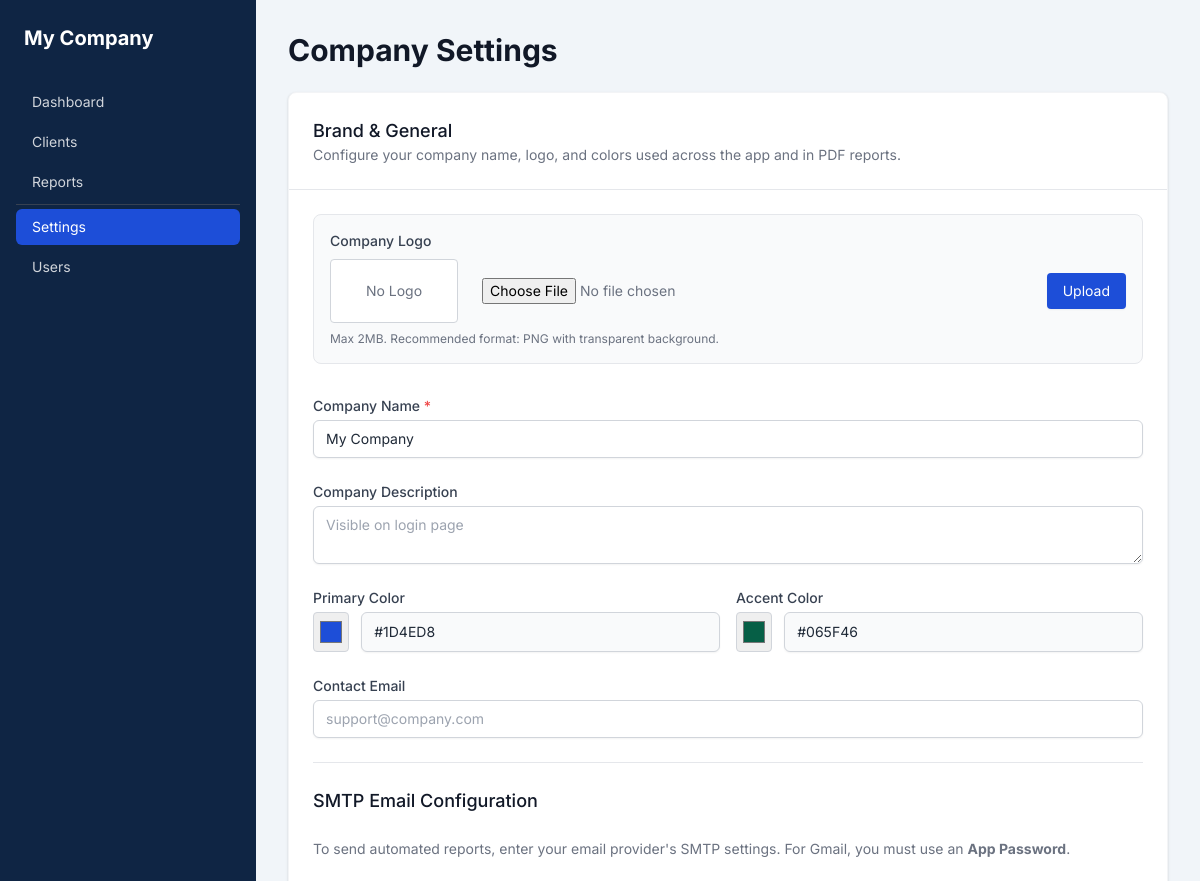
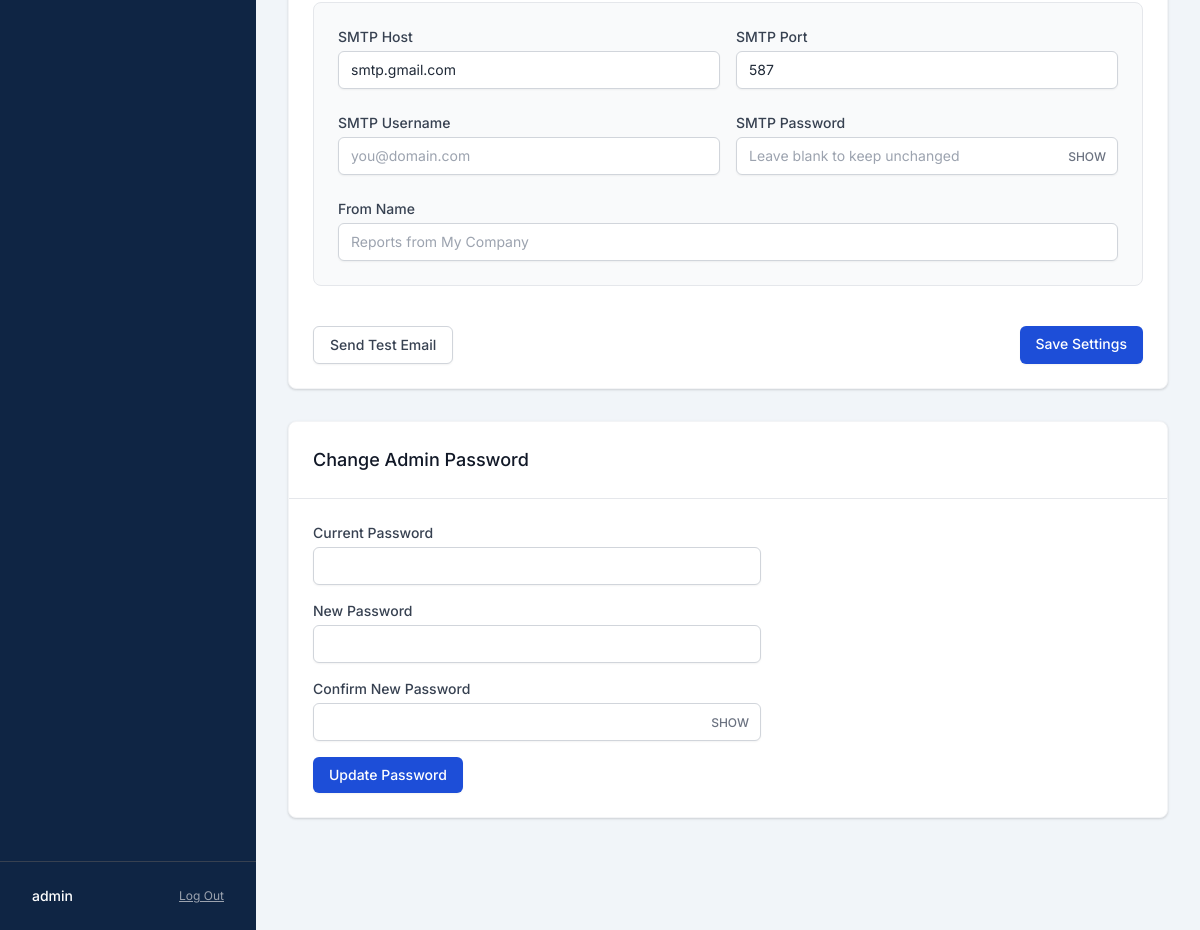
Screenshot of /settings/ (signed in) with the database file from the repository (2 pictures, top to bottom).
### models/settings.py (models this page shows)
class CompanySettings(db.Model):
    __tablename__ = "company_settings"
    id             = db.Column(db.Integer, primary_key=True)
    company_name   = db.Column(db.String(120), default="My Company")
    description    = db.Column(db.Text,        default="")
    logo_filename  = db.Column(db.String(200), default="")
    primary_color  = db.Column(db.String(7),   default="#1D4ED8")
    accent_color   = db.Column(db.String(7),   default="#065F46")
    contact_email  = db.Column(db.String(120), default="")
    smtp_host      = db.Column(db.String(200), default="smtp.gmail.com")
    smtp_port      = db.Column(db.Integer,     default=587)
    smtp_user      = db.Column(db.String(120), default="")
    smtp_pass      = db.Column(db.String(200), default="")
    smtp_from      = db.Column(db.String(120), default="")

### models/user.py (models this page shows, shortened)
class User(db.Model, UserMixin):
    __tablename__ = "users"
    id            = db.Column(db.Integer, primary_key=True)
    username      = db.Column(db.String(80),  unique=True, nullable=False)
    email         = db.Column(db.String(120), unique=True, nullable=False)
    password_hash = db.Column(db.String(256), nullable=False)
    role          = db.Column(db.String(20),  default="admin")  # "admin" | "viewer"
    is_active     = db.Column(db.Boolean,     default=True)
    created_at    = db.Column(db.DateTime,    default=datetime.utcnow)
    last_login    = db.Column(db.DateTime,    nullable=True)
    def is_admin(self):
        return self.role == "admin"

### routes/settings_routes.py (the view, shortened to what this page needs)
@bp.route("/", methods=["GET", "POST"])
@login_required
@admin_required
def index():
    settings = CompanySettings.query.first()
    if not settings:
        settings = CompanySettings()
        db.session.add(settings)
        db.session.commit()
    return render_template("settings/index.html", settings=settings)

### utils.py (called while the page is built)
def admin_required(f):
    @wraps(f)
    def decorated_function(*args, **kwargs):
        if not current_user.is_authenticated:
            return redirect(url_for('auth.login'))
        if not current_user.is_admin():
            flash("Access denied. Admin privileges required.", "error")
            return redirect(url_for('dashboard.index'))
        return f(*args, **kwargs)
    return decorated_function

### templates/settings/index.html (shortened to what this page needs)
{% extends "base.html" %}
{% block content %}
<div class="max-w-4xl mx-auto pb-12">
    <div class="mb-6">
        <h2 class="text-2xl font-bold leading-7 text-gray-900 sm:text-3xl sm:truncate">Company Settings</h2>
    </div>
    <div class="bg-white shadow rounded-lg mb-8 border border-gray-100">
        <div class="p-6 border-b border-gray-200">
            <h3 class="text-lg font-medium text-gray-900">Brand & General</h3>
            <p class="text-sm text-gray-500">Configure your company name, logo, and colors used across the app and in
                PDF reports.</p>
        </div>
        <div class="p-6">
            <form action="{{ url_for('settings.upload_logo') }}" method="POST" enctype="multipart/form-data"
                class="mb-8 p-4 bg-gray-50 rounded-lg border border-gray-200">
                <label class="block text-sm font-medium text-gray-700 mb-2">Company Logo</label>
                <div class="flex items-center space-x-6">
                    <div class="h-16 w-32 bg-white flex items-center justify-center border border-gray-300 rounded">
                        {% if settings.logo_filename %}
                        <img src="{{ url_for('static', filename='uploads/logo/' + settings.logo_filename) }}" alt="Logo"
                            class="max-h-12">
                        {% else %}
                        <span class="text-sm text-gray-500">No Logo</span>
                        {% endif %}
                    </div>
                    <div class="flex-1 flex items-center space-x-4">
                        <input type="file" name="logo" accept=".png,.jpg,.jpeg,.svg"
                            class="block w-full text-sm text-gray-500 file:mr-4 file:py-2 file:px-4 file:rounded-full file:border-0 file:text-sm file:font-semibold file:bg-blue-50 file:text-blue-700 hover:file:bg-blue-100"
                            required>
                        <button type="submit" class="btn-primary py-2 px-4 rounded shadow-sm text-sm">Upload</button>
                    </div>
                </div>
                <p class="text-xs text-gray-500 mt-2">Max 2MB. Recommended format: PNG with transparent background.</p>
            </form>
            <form action="{{ url_for('settings.index') }}" method="POST" class="space-y-6">
                <div class="grid grid-cols-1 gap-y-6 gap-x-4 sm:grid-cols-2">
                    <div class="sm:col-span-2">
                        <label class="block text-sm font-medium text-gray-700">Company Name <span
                                class="text-red-500">*</span></label>
                        <input type="text" name="company_name" value="{{ settings.company_name }}" required
                            class="mt-1 block w-full border-gray-300 rounded-md shadow-sm sm:text-sm py-2 px-3 border">
                    </div>
                    <div class="sm:col-span-2">
                        <label class="block text-sm font-medium text-gray-700">Company Description</label>
                        <textarea name="description" rows="2"
                            class="mt-1 block w-full border-gray-300 rounded-md shadow-sm sm:text-sm py-2 px-3 border"
                            placeholder="Visible on login page">{{ settings.description }}</textarea>
                    </div>
                    <div>
                        <label class="block text-sm font-medium text-gray-700">Primary Color</label>
                        <div class="mt-1 flex space-x-3">
                            <input type="color" name="primary_color" value="{{ settings.primary_color }}"
                                class="h-10 w-10 border border-gray-300 rounded cursor-pointer p-1">
                            <input type="text" value="{{ settings.primary_color }}"
                                class="block w-full border-gray-300 rounded-md shadow-sm sm:text-sm py-2 px-3 border bg-gray-50"
                                readonly>
                        </div>
                    </div>
                    <div>
                        <label class="block text-sm font-medium text-gray-700">Accent Color</label>
                        <div class="mt-1 flex space-x-3">
                            <input type="color" name="accent_color" value="{{ settings.accent_color }}"
                                class="h-10 w-10 border border-gray-300 rounded cursor-pointer p-1">
                            <input type="text" value="{{ settings.accent_color }}"
                                class="block w-full border-gray-300 rounded-md shadow-sm sm:text-sm py-2 px-3 border bg-gray-50"
                                readonly>
                        </div>
                    </div>
                    <div class="sm:col-span-2">
                        <label class="block text-sm font-medium text-gray-700">Contact Email</label>
                        <input type="email" name="contact_email" value="{{ settings.contact_email }}"
                            class="mt-1 block w-full border-gray-300 rounded-md shadow-sm sm:text-sm py-2 px-3 border"
                            placeholder="support@company.com">
                    </div>
                </div>
                <hr class="border-gray-200">
                <h3 class="text-lg font-medium text-gray-900 mb-4">SMTP Email Configuration</h3>
                <p class="text-sm text-gray-500 mb-4">
                    To send automated reports, enter your email provider's SMTP settings.
                    For Gmail, you must use an <strong>App Password</strong>.
                </p>
                <div
                    class="grid grid-cols-1 gap-y-6 gap-x-4 sm:grid-cols-2 bg-gray-50 p-6 rounded-lg border border-gray-200">
                    <div>
                        <label class="block text-sm font-medium text-gray-700">SMTP Host</label>
                        <input type="text" name="smtp_host" value="{{ settings.smtp_host }}"
                            placeholder="smtp.gmail.com"
                            class="mt-1 block w-full border-gray-300 rounded-md shadow-sm sm:text-sm py-2 px-3 border">
                    </div>
                    <div>
                        <label class="block text-sm font-medium text-gray-700">SMTP Port</label>
                        <input type="number" name="smtp_port" value="{{ settings.smtp_port }}" placeholder="587"
                            class="mt-1 block w-full border-gray-300 rounded-md shadow-sm sm:text-sm py-2 px-3 border">
                    </div>
                    <div>
                        <label class="block text-sm font-medium text-gray-700">SMTP Username</label>
                        <input type="email" name="smtp_user" value="{{ settings.smtp_user }}"
                            placeholder="you@domain.com"
                            class="mt-1 block w-full border-gray-300 rounded-md shadow-sm sm:text-sm py-2 px-3 border">
                    </div>
                    <div>
                        <label class="block text-sm font-medium text-gray-700">SMTP Password</label>
                        <div class="relative">
                            <input type="password" name="smtp_pass" id="smtp_pass"
                                placeholder="Leave blank to keep unchanged"
                                class="mt-1 block w-full border-gray-300 rounded-md shadow-sm sm:text-sm py-2 px-3 border pr-16">
                            <button type="button" onclick="togglePassword('smtp_pass', this)"
                                class="absolute right-3 top-3 text-xs text-gray-500 hover:text-gray-700 font-medium">SHOW</button>
                        </div>
                    </div>
                    <div class="sm:col-span-2">
                        <label class="block text-sm font-medium text-gray-700">From Name</label>
                        <input type="text" name="smtp_from" value="{{ settings.smtp_from }}"
                            placeholder="Reports from My Company"
                            class="mt-1 block w-full border-gray-300 rounded-md shadow-sm sm:text-sm py-2 px-3 border">
                    </div>
                </div>
                <div class="flex justify-between pt-4">
                    <button type="submit" formaction="{{ url_for('settings.test_email') }}"
                        class="px-4 py-2 bg-white border border-gray-300 rounded-md shadow-sm text-sm font-medium text-gray-700 hover:bg-gray-50">
                        Send Test Email
                    </button>
                    <button type="submit"
                        class="btn-primary inline-flex justify-center py-2 px-4 shadow-sm text-sm font-medium rounded-md text-white">
                        Save Settings
                    </button>
                </div>
            </form>
        </div>
    </div>
    <div class="bg-white shadow rounded-lg mb-8 border border-gray-100">
        <div class="p-6 border-b border-gray-200 relative">
            <h3 class="text-lg font-medium text-gray-900">Change Admin Password</h3>
        </div>
        <div class="p-6">
            <form action="{{ url_for('auth.change_password') }}" method="POST" class="space-y-4 max-w-md">
                <div>
                    <label class="block text-sm font-medium text-gray-700">Current Password</label>
                    <input type="password" name="current_password" required
                        class="mt-1 block w-full border-gray-300 rounded-md shadow-sm sm:text-sm py-2 px-3 border">
                </div>
                <div>
                    <label class="block text-sm font-medium text-gray-700">New Password</label>
                    <input type="password" name="new_password" id="new_password" required minlength="6"
                        class="mt-1 block w-full border-gray-300 rounded-md shadow-sm sm:text-sm py-2 px-3 border">
                </div>
                <div>
                    <label class="block text-sm font-medium text-gray-700">Confirm New Password</label>
                    <div class="relative">
                        <input type="password" name="confirm_password" id="confirm_password" required
                            class="mt-1 block w-full border-gray-300 rounded-md shadow-sm sm:text-sm py-2 px-3 border pr-16">
                        <button type="button" onclick="togglePasswordGroup(this)"
                            class="absolute right-3 top-3 text-xs text-gray-500 hover:text-gray-700 font-medium">SHOW</button>
                    </div>
                </div>
                <button type="submit"
                    class="btn-primary py-2 px-4 shadow-sm text-sm font-medium rounded-md text-white mt-4">
                    Update Password
                </button>
            </form>
        </div>
    </div>
</div>
{% endblock %}

### templates/base.html (shortened to what this page needs)
<!DOCTYPE html>
<html lang="en">
<head>
  <link href="https://cdn.jsdelivr.net/npm/tailwindcss@2.2.19/dist/tailwind.min.css" rel="stylesheet">
  <link rel="stylesheet" href="{{ url_for('static', filename='css/custom.css') }}">
  {% set s = get_company_settings() %}
</head>
<body class="flex h-screen overflow-hidden text-gray-800">
  {% if current_user.is_authenticated %}
  <aside class="w-64 flex-shrink-0 flex flex-col pt-6 pb-4" style="background-color: #0F2544;">
    <div class="px-6 mb-8 text-white">
      <h1 class="text-xl font-bold truncate">{{ s.company_name }}</h1>
    </div>
    <nav class="flex-1 px-4 space-y-1 overflow-y-auto">
      <a href="{{ url_for('dashboard.index') }}" class="block px-4 py-2 text-sm text-gray-300 hover:text-white {% if request.endpoint == 'dashboard.index' %}sidebar-active{% endif %}">
        Dashboard
      </a>
      <a href="{{ url_for('clients.list_clients') }}" class="block px-4 py-2 text-sm text-gray-300 hover:text-white {% if request.endpoint and request.endpoint.startswith('clients.') %}sidebar-active{% endif %}">
        Clients
      </a>
      <a href="{{ url_for('reports.list_reports') }}" class="block px-4 py-2 text-sm text-gray-300 hover:text-white {% if request.endpoint and request.endpoint.startswith('reports.') %}sidebar-active{% endif %}">
        Reports
      </a>
      {% if current_user.is_admin() %}
      <div class="my-4 border-t border-gray-700"></div>
      <a href="{{ url_for('settings.index') }}" class="block px-4 py-2 text-sm text-gray-300 hover:text-white {% if request.endpoint and request.endpoint.startswith('settings.') %}sidebar-active{% endif %}">
        Settings
      </a>
      <a href="{{ url_for('users.index') }}" class="block px-4 py-2 text-sm text-gray-300 hover:text-white {% if request.endpoint and request.endpoint.startswith('users.') %}sidebar-active{% endif %}">
        Users
      </a>
      {% endif %}
    </nav>
    <div class="px-4 mt-auto border-t border-gray-700 pt-4">
      <div class="flex items-center justify-between px-4 py-2">
        <span class="text-sm font-medium text-white max-w-[100px] truncate" title="{{ current_user.username }}">
          {{ current_user.username }}
        </span>
        <a href="{{ url_for('auth.logout') }}" class="text-xs text-gray-400 hover:text-white underline">Log Out</a>
      </div>
    </div>
  </aside>
  {% endif %}
  <main class="flex-1 flex flex-col overflow-hidden w-full h-full relative">
    <div id="flash-container" class="absolute top-0 left-0 right-0 z-50 pointer-events-none p-4 flex flex-col items-center">
    </div>
    <div class="flex-1 overflow-auto p-8">
      {% block content %}{% endblock %}
    </div>
  </main>
</body>
</html>

### static/css/custom.css (style rules this page uses)
:root { --primary: #1D4ED8; --accent: #065F46; }
.btn-primary { background-color: var(--primary); color: #fff; border: none; }
.sidebar-active { background-color: var(--primary) !important; border-radius: 6px; color: white !important; }
body { background-color: #F1F5F9; font-family: 'Inter', sans-serif; }

### rows the page displays
CompanySettings: company_name "My Company", primary_color "#1d4ed8", primary_color "#1D4ED8", accent_color "#065f46", accent_color "#065F46", smtp_host "smtp.gmail.com", smtp_port "587"
User: username "admin"
